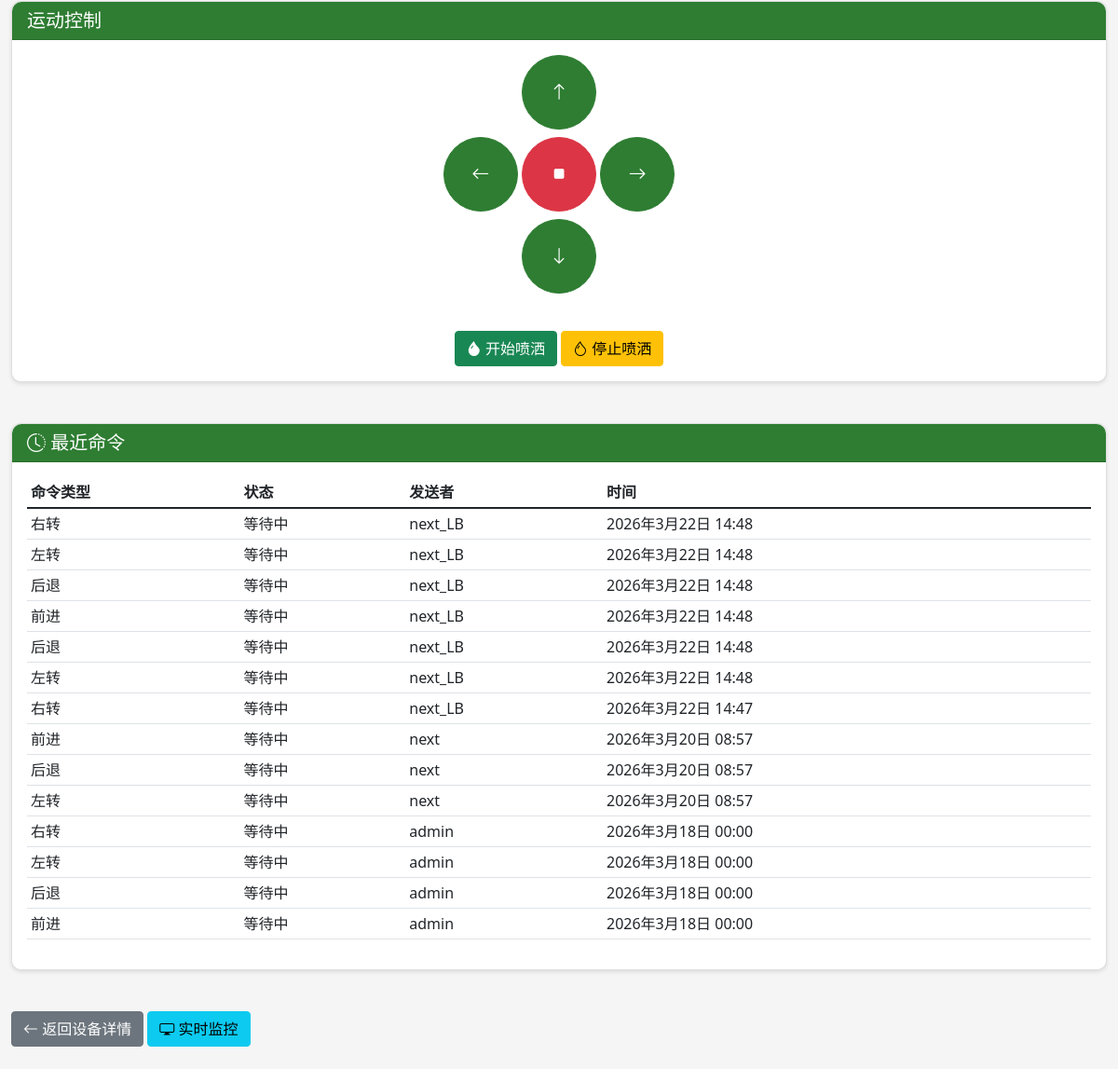
Page /control/1/ (signed in, lower part) on the earlier database version.
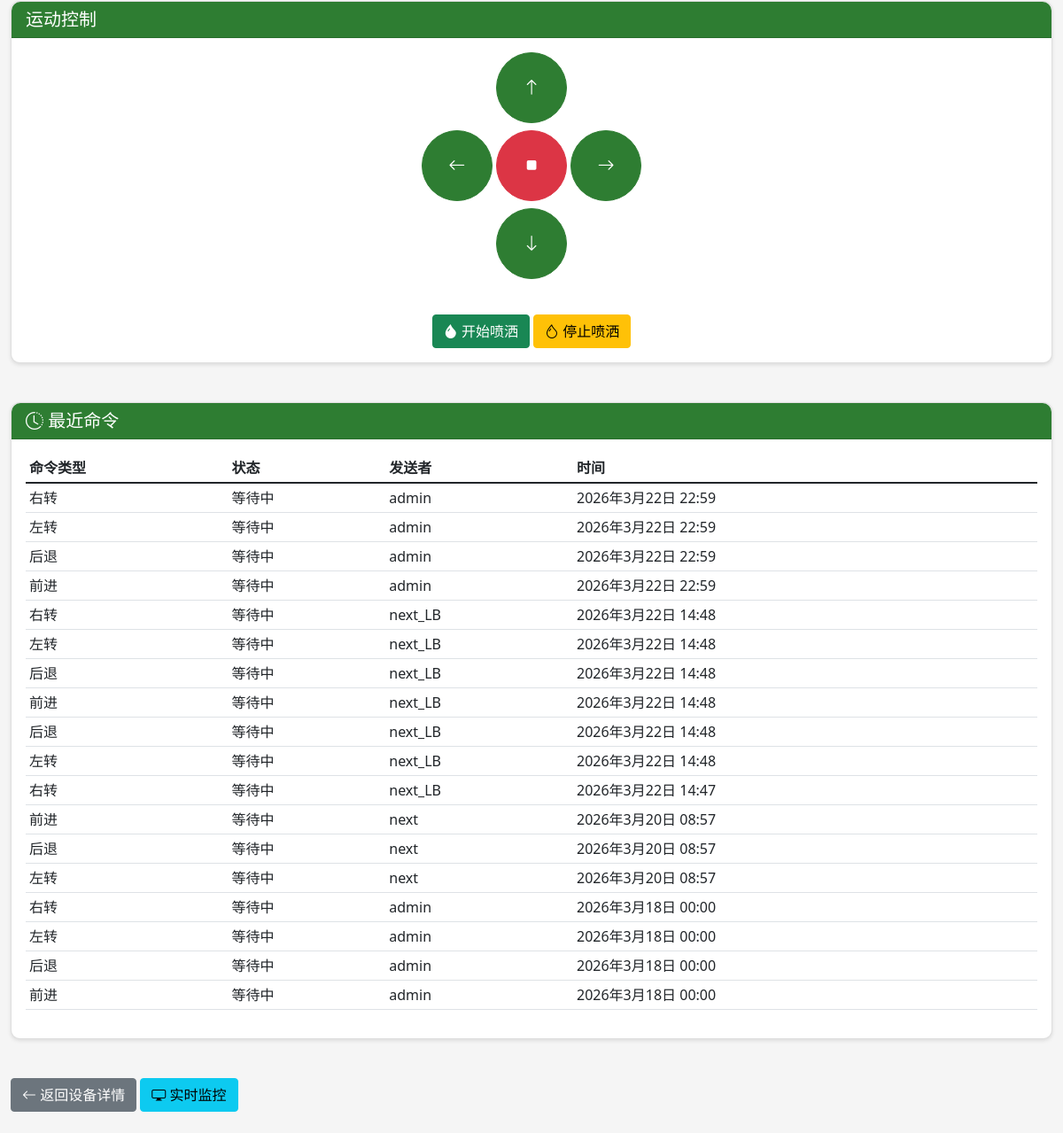
Same page on the later database version.
### control/models.py (models this page shows, shortened)
class ControlCommand(models.Model):
    COMMAND_TYPES = [
        ('forward', '前进'),
        ('backward', '后退'),
        ('left', '左转'),
        ('right', '右转'),
        ('stop', '停止'),
        ('spray_start', '开始喷洒'),
        ('spray_stop', '停止喷洒'),
        ('speed_set', '设置速度'),
        ('mode_change', '切换模式'),
    ]
    COMMAND_STATUS = [
        ('pending', '等待中'),
        ('sent', '已发送'),
        ('executing', '执行中'),
        ('completed', '已完成'),
        ('failed', '失败'),
    ]
    device = models.ForeignKey(RobotDevice, on_delete=models.CASCADE, related_name='control_commands', verbose_name='设备')
    command_type = models.CharField(max_length=20, choices=COMMAND_TYPES, verbose_name='命令类型')
    parameters = models.JSONField(null=True, blank=True, verbose_name='命令参数')
    status = models.CharField(max_length=20, choices=COMMAND_STATUS, default='pending', verbose_name='状态')
    sender = models.ForeignKey(settings.AUTH_USER_MODEL, on_delete=models.SET_NULL, null=True, verbose_name='发送者')
    sent_at = models.DateTimeField(null=True, blank=True, verbose_name='发送时间')
    executed_at = models.DateTimeField(null=True, blank=True, verbose_name='执行时间')
    response = models.TextField(blank=True, verbose_name='响应信息')
    created_at = models.DateTimeField(auto_now_add=True, verbose_name='创建时间')
    class Meta:
        verbose_name = '控制命令'
        verbose_name_plural = '控制命令'
        ordering = ['-created_at']

### users/models.py (models this page shows, shortened)
class User(AbstractUser):
    ROLE_CHOICES = [
        ('admin', '管理员'),
        ('operator', '操作员'),
        ('viewer', '查看者'),
    ]
    role = models.CharField(max_length=20, choices=ROLE_CHOICES, default='viewer', verbose_name='角色')
    phone = models.CharField(max_length=20, blank=True, verbose_name='手机号')
    avatar = models.ImageField(upload_to='avatars/', blank=True, verbose_name='头像')
    created_at = models.DateTimeField(auto_now_add=True, verbose_name='创建时间')
    last_login_ip = models.GenericIPAddressField(blank=True, null=True, verbose_name='最后登录IP')
    class Meta:
        verbose_name = '用户'
        verbose_name_plural = '用户'

### control/views.py (the view)
# urls.py: path('<int:device_id>/', views.control_panel, name='control_panel'),
@login_required
def control_panel(request, device_id):
    device = get_object_or_404(RobotDevice, id=device_id)
    commands = ControlCommand.objects.filter(device=device).order_by('-created_at')[:20]
    try:
        manual_control = device.manual_control
    except ManualControl.DoesNotExist:
        manual_control = ManualControl.objects.create(device=device)
    return render(request, 'control/panel.html', {
        'device': device,
        'commands': commands,
        'manual_control': manual_control,
    })

### templates/control/panel.html (shortened to what the changed rows need)
{% extends 'base.html' %}
{% block content %}
<div class="row mt-4">
    <div class="col-md-12">
        <div class="card">
            <div class="card-body">
                {% if commands %}
                <table class="table table-sm">
                    <thead>
                        <tr>
                            <th>命令类型</th>
                            <th>状态</th>
                            <th>发送者</th>
                            <th>时间</th>
                        </tr>
                    </thead>
                    <tbody>
                        {% for cmd in commands %}
                        <tr>
                            <td>{{ cmd.get_command_type_display }}</td>
                            <td>{{ cmd.get_status_display }}</td>
                            <td>{{ cmd.sender.username|default:"-" }}</td>
                            <td>{{ cmd.created_at }}</td>
                        </tr>
                        {% endfor %}
                    </tbody>
                </table>
                {% else %}
                <p class="text-muted">暂无命令记录</p>
                {% endif %}
            </div>
        </div>
    </div>
</div>
{% endblock %}

Differences in the rows shown:
added ControlCommand: command_type "右转", status "等待中", sender.username "admin", created_at "2026年3月22日 22:59"
added ControlCommand: command_type "左转", status "等待中", sender.username "admin", created_at "2026年3月22日 22:59"
added ControlCommand: command_type "后退", status "等待中", sender.username "admin", created_at "2026年3月22日 22:59"
added ControlCommand: command_type "前进", status "等待中", sender.username "admin", created_at "2026年3月22日 22:59"
